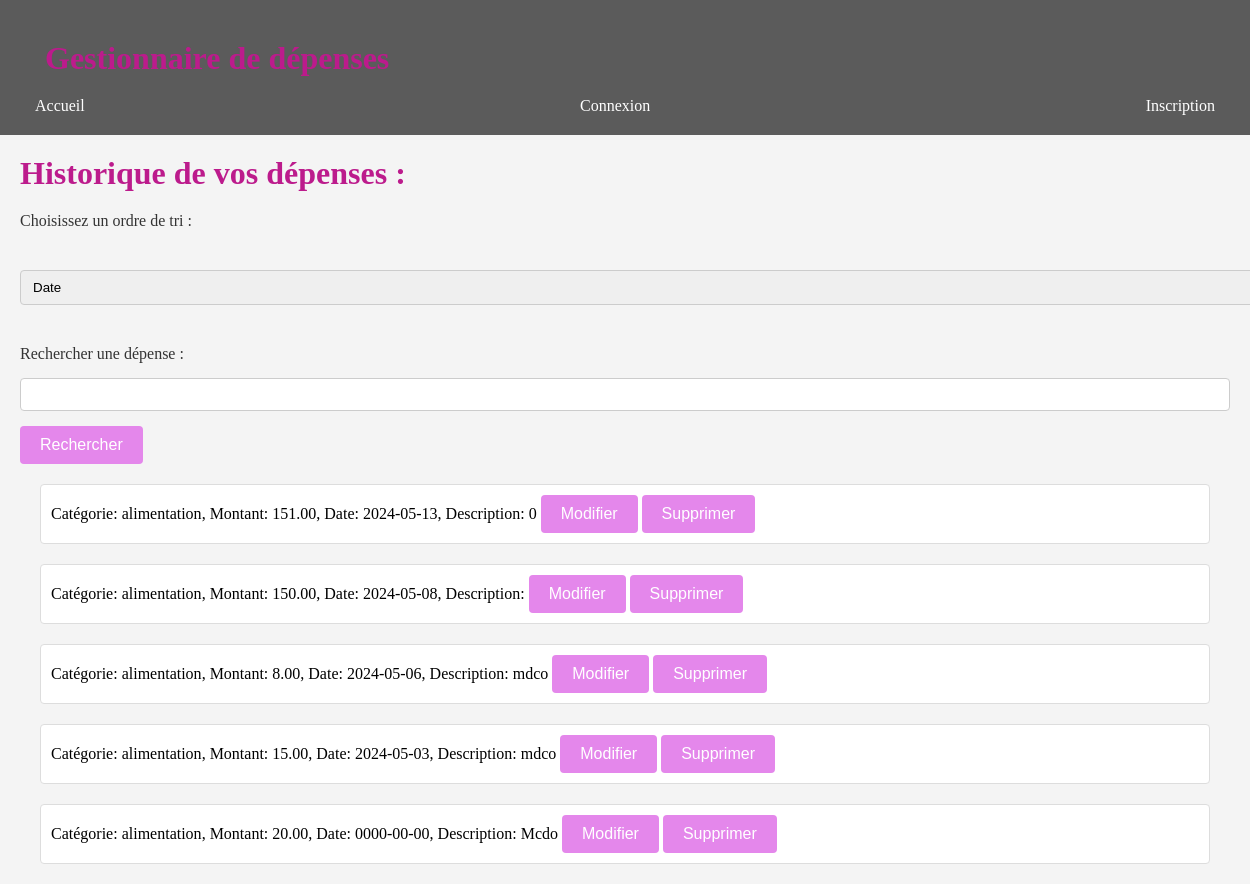
The page /Historique.php on the database as committed earlier.
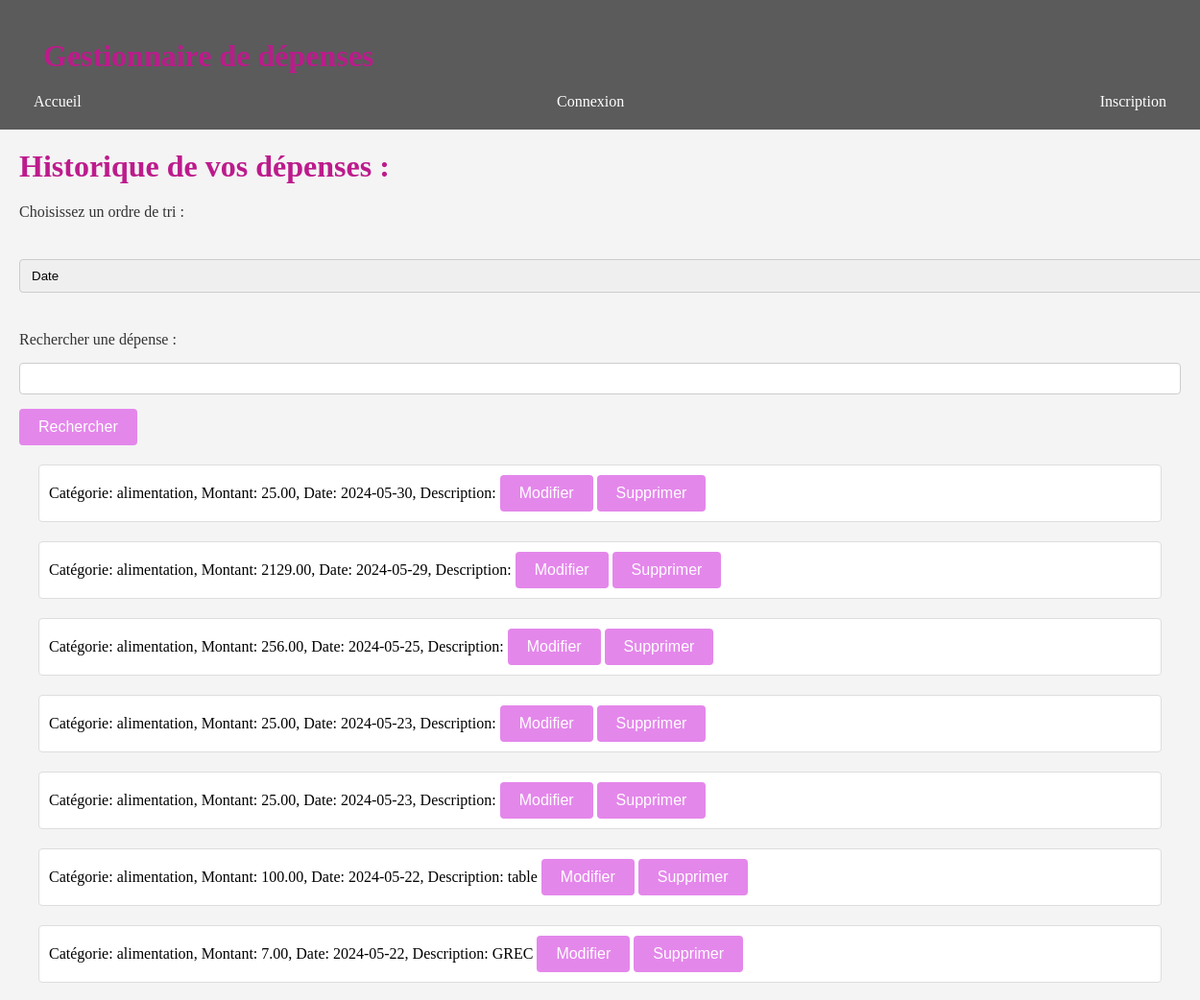
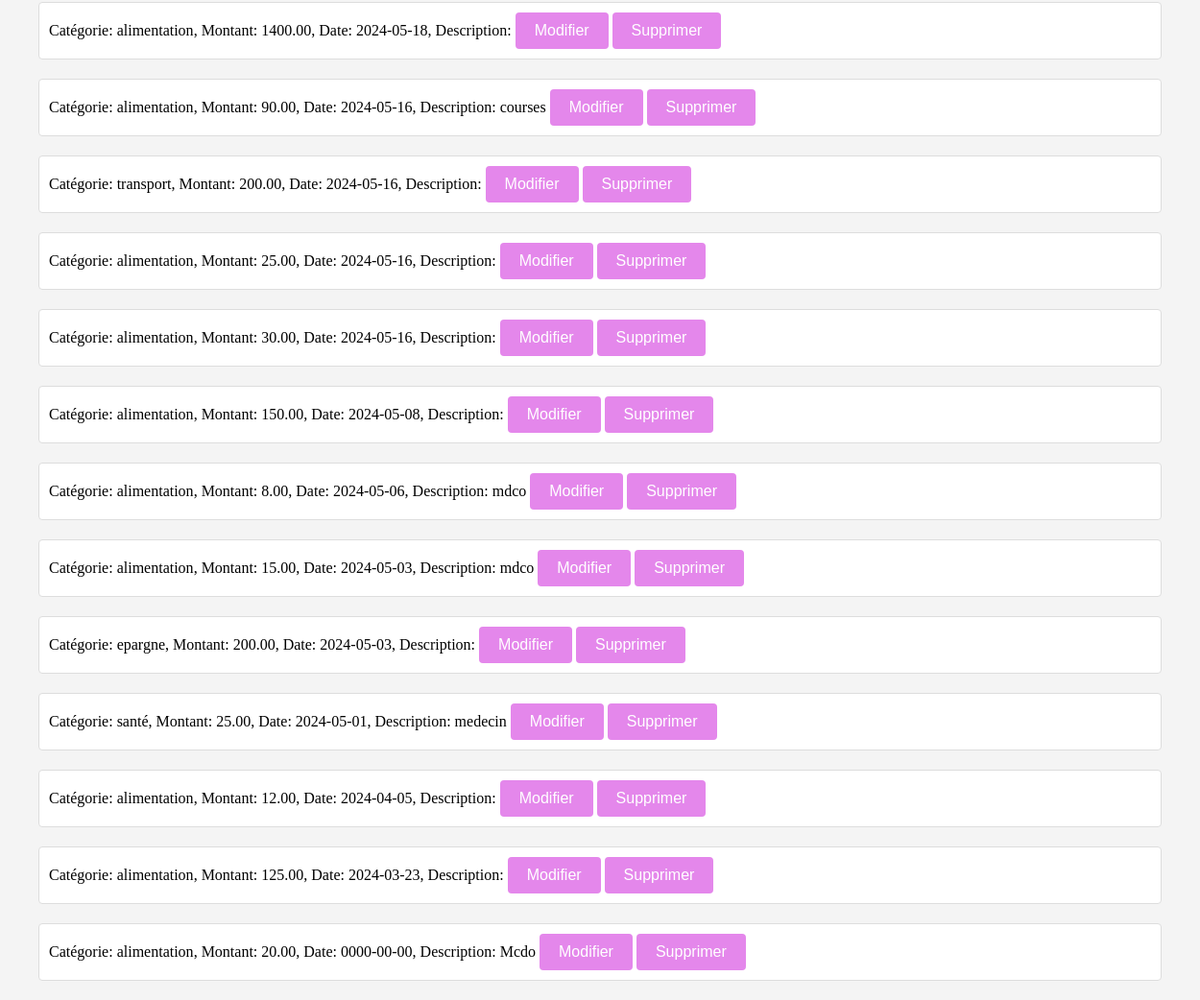
The same page on the database as committed later (2 pictures, top to bottom).
### tables this page shows
CREATE TABLE IF NOT EXISTS `depenses` (
  `id` int NOT NULL AUTO_INCREMENT,
  `user_id` int NOT NULL,
  `categorie` varchar(255) NOT NULL,
  `montant` decimal(10,2) NOT NULL,
  `date` date NOT NULL,
  `description` text,
  PRIMARY KEY (`id`),
  KEY `user_id` (`user_id`)
);

### afficherDepense.php (the view, shortened to what this page needs)
<?php
include 'connect.php';
$sql = "SELECT * FROM depenses ORDER BY date DESC";
$result = $conn->query($sql);
if ($result->num_rows > 0) {
    while($row = $result->fetch_assoc()) {
        echo "<li data-id='{$row['id']}' data-date='{$row['date']}' data-montant='{$row['montant']}' data-categorie='{$row['categorie']}'>
              Catégorie: {$row['categorie']}, Montant: {$row['montant']}, Date: {$row['date']}, Description: {$row['description']}
              <button onclick='modifierDepense({$row['id']})'>Modifier</button>
              <button onclick='supprimerDepense({$row['id']})'>Supprimer</button>
              </li>";
    }
} else {
    echo "<li>Pas de dépenses enregistrées</li>";
}

### Historique.php (shortened to what this page needs)
<!DOCTYPE html>
<html lang="fr">
<head>
  <link href="style.css" rel="stylesheet" type="text/css" media="screen"/>
</head>
<body>
<header>
    <div class="container">
        <h1>Gestionnaire de dépenses</h1>
        <nav>
            <ul>
                <li><a href="Accueil.php">Accueil</a></li>
                <?php
                if (isset($_SESSION['user_id'])) {
                    echo '<li><a href="Ajout.php">Ajout Dépense</a></li><li><a href="Historique.php">Historique</a></li>';
                    if ($_SESSION['role'] === 'admin' || $_SESSION['VIP'] == 1) {
                        echo '<li><a href="Graphiques.php">Graphiques</a></li>';
                    }
                    echo '<li><a href="logout.php">Déconnexion</a></li>';
                    echo '<li><a href="profil.php">Modifier Profil</a></li>';
                    echo '<li class="user-profile">';
                    echo '<img src="' . $_SESSION['photo'] . '" alt="Photo de profil">';
                    echo '<span class="username">' . $_SESSION['username'] . '</span>';
                    echo '</li>';
                    echo '<div id="totalDepenses"><h2> |Total Dépenses: 0 <h2></div>';
                }
                else{
                    echo '<li><a href="connexion.html">Connexion</a></li><li><a href="compte.html">Inscription</a></li>';
                }
                ?>
            </ul>
        </nav>
    </div>
</header>
<h1>Historique de vos dépenses :</h1>
<label id="form" for="tri">Choisissez un ordre de tri :</label>
<select id="form" id="tri" onchange="trierDepenses()">
  <option value="date">Date</option>
</select>
<form id="form" action="recherche.php" method="post">
  <label for="search">Rechercher une dépense :</label>
  <input type="text" id="search" name="search">
  <button type="submit">Rechercher</button>
</form>
<ul id="listeDepenses">
  <?php
    include 'afficherDepense.php';
    ?>
</ul>
</body>
</html>

### style.css (style rules this page uses)
.container { max-width: 1200px; padding: 0 20px; margin: 0px auto; }
header { background-color: #5b5b5b; color: #fff; padding: 20px 0; }
body { font-family: 'American Typewriter', serif; margin: 0px; padding: 0px; background-color: #f4f4f4; text-align: left; }
h1 { text-align: left; color: #bc1b8c; margin: 20px; }
#form { margin: 20px; }
nav { text-align: left; margin: 0px; }
nav ul { list-style-type: none; margin: 0; padding: 0; display: flex; align-items: center; }
nav ul li { display: inline; margin-left: auto; }
nav ul li:first-child { margin-left: 0; }
nav ul li:last-child { margin-left: auto; }
nav ul li a { text-decoration: none; color: #fff; padding: 10px 10px; border-radius: 4px; transition: background-color 0.3s; }
label { display: block; margin: 10px 0; color: #333; }
select, input, textarea { width: 100%; padding: 8px; margin: 5px 0 15px 0; box-sizing: border-box; border: 1px solid #ccc; border-radius: 4px; }
button { background-color: rgb(228, 135, 235); color: white; padding: 10px 20px; font-size: 16px; cursor: pointer; border: none; border-radius: 4px; }
#listeDepenses { list-style: none; padding: 0; margin: 20px; }
#listeDepenses li { border: 1px solid #ddd; background-color: #fff; margin: 20px; padding: 10px; border-radius: 4px; }
#listeDepenses { margin: 20px; }

Rows that differ between the two databases and show on the page:
removed depenses: categorie "alimentation", montant "151.00", date "2024-05-13", description "0"
added depenses: categorie "alimentation", montant "25.00", date "2024-05-30"
added depenses: categorie "alimentation", montant "2129.00", date "2024-05-29"
added depenses: categorie "alimentation", montant "256.00", date "2024-05-25"
added depenses: categorie "alimentation", montant "25.00", date "2024-05-23"
added depenses: categorie "alimentation", montant "25.00", date "2024-05-23"
added depenses: categorie "alimentation", montant "100.00", date "2024-05-22", description "table"
added depenses: categorie "alimentation", montant "7.00", date "2024-05-22", description "GREC"
added depenses: categorie "alimentation", montant "1400.00", date "2024-05-18"
added depenses: categorie "alimentation", montant "90.00", date "2024-05-16", description "courses"
added depenses: categorie "transport", montant "200.00", date "2024-05-16"
added depenses: categorie "alimentation", montant "25.00", date "2024-05-16"
added depenses: categorie "alimentation", montant "30.00", date "2024-05-16"
added depenses: categorie "epargne", montant "200.00", date "2024-05-03"
added depenses: categorie "santé", montant "25.00", date "2024-05-01", description "medecin"
added depenses: categorie "alimentation", montant "12.00", date "2024-04-05"
added depenses: categorie "alimentation", montant "125.00", date "2024-03-23"
